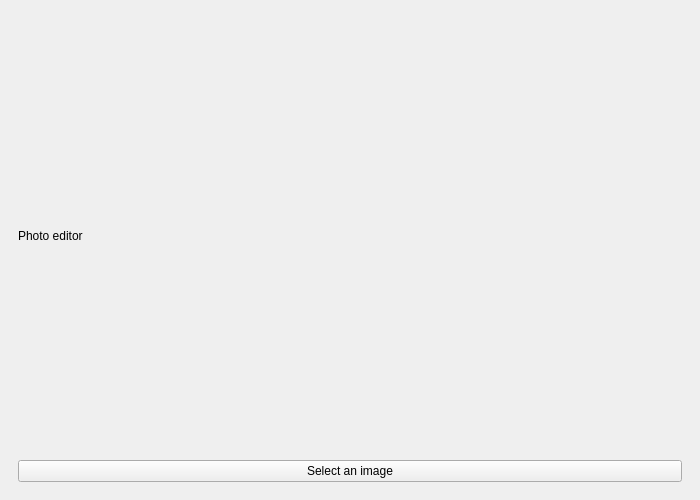
<?xml version="1.0" encoding="UTF-8"?>
<ui version="4.0">
 <class>MainWindow</class>
 <widget class="QMainWindow" name="MainWindow">
  <property name="geometry">
   <rect>
    <x>0</x>
    <y>0</y>
    <width>700</width>
    <height>500</height>
   </rect>
  </property>
  <property name="minimumSize">
   <size>
    <width>700</width>
    <height>500</height>
   </size>
  </property>
  <property name="windowTitle">
   <string>PIxelPictureRGB</string>
  </property>
  <widget class="QWidget" name="centralwidget">
   <layout class="QVBoxLayout" name="verticalLayout">
    <item>
     <widget class="QStackedWidget" name="stackedWidget">
      <property name="currentIndex">
       <number>0</number>
      </property>
      <widget class="QWidget" name="page">
       <layout class="QVBoxLayout" name="verticalLayout_3">
        <item>
         <widget class="QLabel" name="l_information">
          <property name="text">
           <string>Photo editor</string>
          </property>
         </widget>
        </item>
        <item>
         <widget class="QPushButton" name="b_selectImage">
          <property name="text">
           <string>Select an image</string>
          </property>
         </widget>
        </item>
       </layout>
      </widget>
      <widget class="QWidget" name="page_2">
       <property name="minimumSize">
        <size>
         <width>0</width>
         <height>0</height>
        </size>
       </property>
       <layout class="QHBoxLayout" name="horizontalLayout">
        <item>
         <widget class="CustomGraphicsView" name="graphicsView"/>
        </item>
        <item>
         <widget class="QWidget" name="widget" native="true">
          <property name="sizePolicy">
           <sizepolicy hsizetype="Minimum" vsizetype="Preferred">
            <horstretch>0</horstretch>
            <verstretch>0</verstretch>
           </sizepolicy>
          </property>
          <property name="minimumSize">
           <size>
            <width>180</width>
            <height>0</height>
           </size>
          </property>
          <property name="maximumSize">
           <size>
            <width>180</width>
            <height>16777215</height>
           </size>
          </property>
          <widget class="QLabel" name="l_percentScale">
           <property name="geometry">
            <rect>
             <x>78</x>
             <y>1</y>
             <width>41</width>
             <height>31</height>
            </rect>
           </property>
           <property name="text">
            <string>100%</string>
           </property>
          </widget>
          <widget class="QPushButton" name="b_scalingUp">
           <property name="geometry">
            <rect>
             <x>140</x>
             <y>0</y>
             <width>40</width>
             <height>30</height>
            </rect>
           </property>
           <property name="sizePolicy">
            <sizepolicy hsizetype="Fixed" vsizetype="Fixed">
             <horstretch>0</horstretch>
             <verstretch>0</verstretch>
            </sizepolicy>
           </property>
           <property name="text">
            <string>+</string>
           </property>
          </widget>
          <widget class="QPushButton" name="b_downSkaling">
           <property name="geometry">
            <rect>
             <x>1</x>
             <y>1</y>
             <width>40</width>
             <height>30</height>
            </rect>
           </property>
           <property name="sizePolicy">
            <sizepolicy hsizetype="Fixed" vsizetype="Fixed">
             <horstretch>0</horstretch>
             <verstretch>0</verstretch>
            </sizepolicy>
           </property>
           <property name="text">
            <string>-</string>
           </property>
          </widget>
          <widget class="QCheckBox" name="cb_scrolling">
           <property name="geometry">
            <rect>
             <x>10</x>
             <y>40</y>
             <width>171</width>
             <height>31</height>
            </rect>
           </property>
           <property name="font">
            <font>
             <family>Times New Roman</family>
             <pointsize>12</pointsize>
            </font>
           </property>
           <property name="text">
            <string>Display scroll bar</string>
           </property>
           <property name="checked">
            <bool>true</bool>
           </property>
          </widget>
          <widget class="QPushButton" name="b_saveImage">
           <property name="geometry">
            <rect>
             <x>0</x>
             <y>420</y>
             <width>181</width>
             <height>29</height>
            </rect>
           </property>
           <property name="text">
            <string>Save image</string>
           </property>
          </widget>
          <widget class="QComboBox" name="comboBox">
           <property name="geometry">
            <rect>
             <x>20</x>
             <y>90</y>
             <width>82</width>
             <height>28</height>
            </rect>
           </property>
           <item>
            <property name="text">
             <string>Cursor</string>
            </property>
           </item>
           <item>
            <property name="text">
             <string>Pen</string>
            </property>
           </item>
           <item>
            <property name="text">
             <string>Eraser</string>
            </property>
           </item>
          </widget>
          <widget class="QPushButton" name="b_chouseAnotherImage">
           <property name="geometry">
            <rect>
             <x>0</x>
             <y>380</y>
             <width>181</width>
             <height>29</height>
            </rect>
           </property>
           <property name="text">
            <string>Сhoose another image</string>
           </property>
          </widget>
         </widget>
        </item>
       </layout>
      </widget>
     </widget>
    </item>
   </layout>
  </widget>
 </widget>
 <customwidgets>
  <customwidget>
   <class>CustomGraphicsView</class>
   <extends>QGraphicsView</extends>
   <header>customgraphicsview.h</header>
  </customwidget>
 </customwidgets>
 <resources/>
 <connections/>
</ui>
